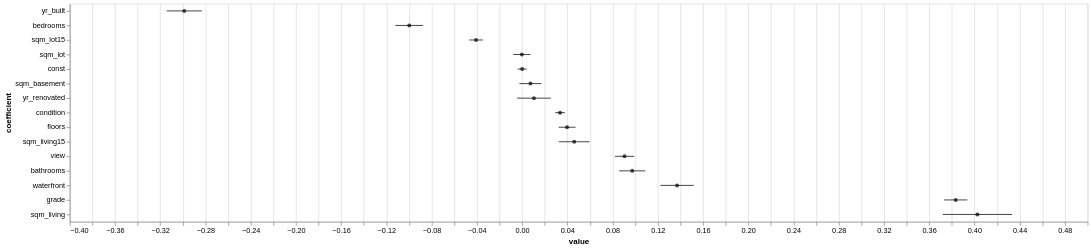

Source (notebook cell):
### Code cell
params = pd.concat([m_stadardised.fit().params, m_stadardised.fit(cov_type='HC0').bse, m_stadardised.fit(cov_type='HC0').pvalues], axis=1).reset_index()
params.columns = ['coefficient', 'value', 'SE', 'pvalue']
points = alt.Chart(params, width = 1400).mark_point(filled=True, color="black", tooltip=True).encode(
    x=alt.X("value:Q"),
    y=alt.Y("coefficient:N").sort(field='value'),
)

error_bars = alt.Chart(params).mark_errorbar().encode(
    x=alt.X("value:Q").scale(zero=False),
    y=alt.Y("coefficient:N").sort(field='value'),
    xError=('SE:Q')
)

error_bars + points

### Figure 1 — Vega-Lite specification as saved in the notebook (floating-point values rounded to 4 significant figures)
{"config": {"view": {"continuousWidth": 300, "continuousHeight": 300}}, "layer": [{"mark": {"type": "errorbar"}, "encoding": {"x": {"field": "value", "scale": {"zero": false}, "type": "quantitative"}, "xError": {"field": "SE"}, "y": {"field": "coefficient", "sort": {"field": "value"}, "type": "nominal"}}}, {"mark": {"type": "point", "color": "black", "filled": true, "tooltip": true}, "encoding": {"x": {"field": "value", "type": "quantitative"}, "y": {"field": "coefficient", "sort": {"field": "value"}, "type": "nominal"}}}], "data": {"name": "data-11857d2b321e7065d2c8a3daca18486c"}, "width": 1400, "$schema": "https://vega.github.io/schema/vega-lite/v5.20.1.json", "datasets": {"data-11857d2b321e7065d2c8a3daca18486c": [{"coefficient": "const", "value": -3.125e-17, "SE": 0.004003, "pvalue": 1.0}, {"coefficient": "floors", "value": 0.03973, "SE": 0.00749, "pvalue": 1.128e-07}, {"coefficient": "bedrooms", "value": -0.09982, "SE": 0.01228, "pvalue": 4.392e-16}, {"coefficient": "bathrooms", "value": 0.09735, "SE": 0.0115, "pvalue": 2.558e-17}, {"coefficient": "yr_built", "value": -0.2988, "SE": 0.01554, "pvalue": 2.04e-82}, {"coefficient": "yr_renovated", "value": 0.01042, "SE": 0.0149, "pvalue": 0.4846}, {"coefficient": "waterfront", "value": 0.137, "SE": 0.01472, "pvalue": 1.336e-20}, {"coefficient": "view", "value": 0.09052, "SE": 0.008555, "pvalue": 3.66e-26}, {"coefficient": "condition", "value": 0.03353, "SE": 0.004313, "pvalue": 7.647e-15}, {"coefficient": "grade", "value": 0.3834, "SE": 0.01029, "pvalue": 4.47e-304}, {"coefficient": "sqm_living", "value": 0.4026, "SE": 0.03066, "pvalue": 2.259e-39}, {"coefficient": "sqm_lot", "value": -0.0002464, "SE": 0.007595, "pvalue": 0.9741}, {"coefficient": "sqm_basement", "value": 0.00734, "SE": 0.0097, "pvalue": 0.4492}, {"coefficient": "sqm_living15", "value": 0.04604, "SE": 0.01361, "pvalue": 0.0007177}, {"coefficient": "sqm_lot15", "value": -0.04075, "SE": 0.006039, "pvalue": 1.492e-11}]}}
